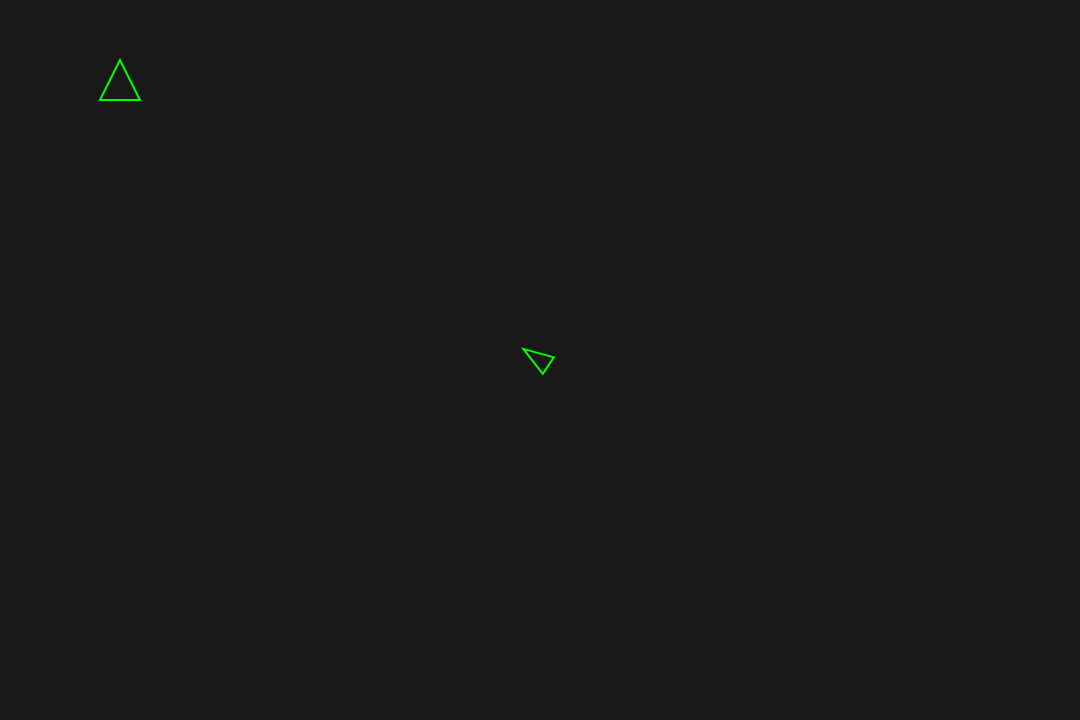
Frame 1 (no input)
Frame 60 (no input): identical to frame 1, image omitted
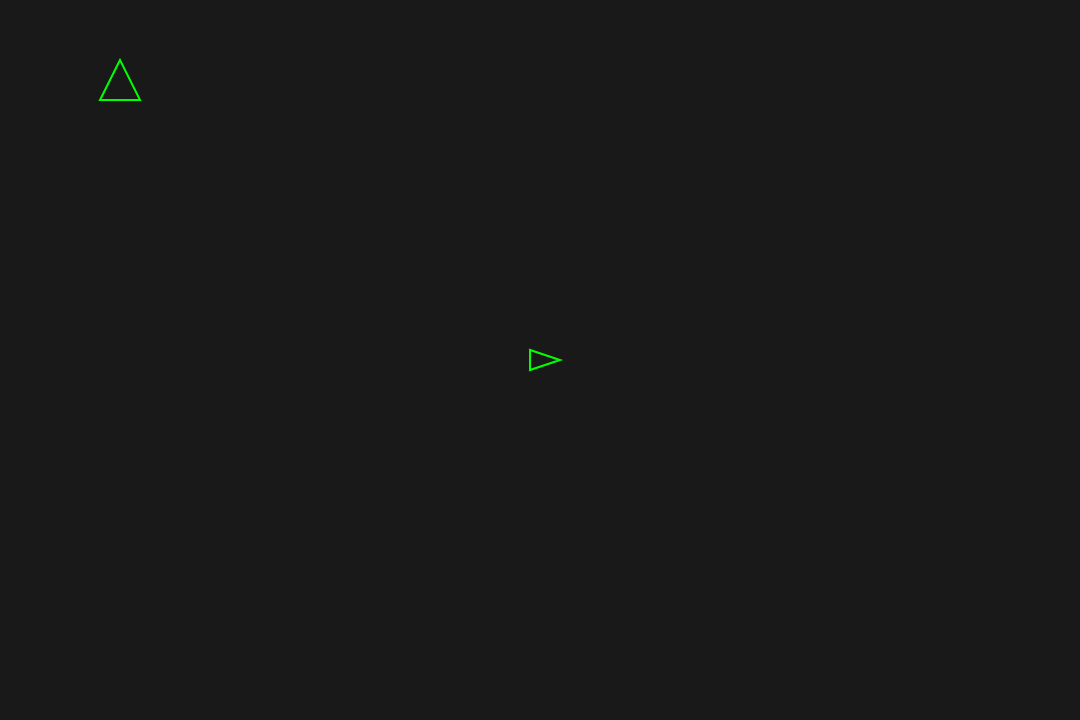
Frame 120 (the mouse pressed at the canvas centre since frame 60)

The p5.js sketch that drew these frames (run headless with seeded random() and noise() and a simulated clock; from frame 60 on, the mouse is pressed at the canvas centre):

// p5.js sketch
// ── sketch.js
var left = false;
var right = false;
var up = false;
var down = false;

var bullets = [];

var play;

function setup() {
  createCanvas(1080, 720);

  x = width/2;
  y = height/2;

  pos = createVector(width/2, height/2);
  vel = createVector(0, 0);

  background(0);

  e = new enemy(200, 200, 20);

  obj = new object(createVector(100, 100), createVector(120, 60), createVector(140, 100));

  play = new player(createVector(width/2, height/2));
}

function mouseClicked() {


  bullets.push(new bullet(play.pos.x, play.pos.y, mouseX-play.pos.x, mouseY-play.pos.y, 5));
}

function keyPressed() {
  if(key == 'a') left = true;
  else if(key == 'd') right = true;
  else if(key == 'w') up = true;
  else if(key == 's') down = true;
}

function keyReleased() {
  if(key == 'a') left = false;
  else if(key == 'd') right = false;
  else if(key == 'w') up = false;
  else if(key == 's') down = false;
}

function draw() {
  background(25);



  if(keyIsDown(LEFT_ARROW) || left) play.vel.x -= 0.5;
  if(keyIsDown(RIGHT_ARROW) || right) play.vel.x += 0.5;
  if(keyIsDown(UP_ARROW) || up) play.vel.y -= 0.5;
  if(keyIsDown(DOWN_ARROW) || down) play.vel.y += 0.5;




  noFill();
  stroke(0, 255, 0);
  strokeWeight(2);

  var angle = atan((mouseY-play.pos.y)/(mouseX-play.pos.x));
  if(mouseX < play.pos.x) angle += PI;
  play.angle = angle;

  play.show();

  for(b = bullets.length-1; b > -1; b--) {
    bullets[b].show(b);
  }


  obj.show();

}

// ── bullet.js
function bullet(x, y, dX, dY, intensity) {

  this.pos = createVector(x, y);
  this.dX = dX;
  this.dY = dY;
  this.posEnd = createVector(this.pos.x + (this.dX*10), this.pos.y + (this.dY*10));
  this.intensity = intensity;

  if(obj.collideLine(this.pos.x, this.pos.y, this.posEnd.x, this.posEnd.y)) {
    console.log("oof");
  }

  this.show = function(i) {
    stroke(255);
    strokeWeight(this.intensity);



    line(this.pos.x, this.pos.y, this.posEnd.x, this.posEnd.y);

    this.intensity--;

    if(this.intensity < 1) bullets.splice(i, 1);
  }
}

// ── enemy.js
function enemy(x, y, r) {
  this.pos = createVector(x, y);
  this.r = r;

  this.show = function() {
      stroke(255, 0, 0);
      strokeWeight(2);

      ellipse(this.pos.x, this.pos.y, r*2);
  }
}

// ── object.js
function object(...points) {
  this.points = points;

  this.show = function() {
    strokeWeight(2);
    stroke(0, 255, 0);

    beginShape();
    for(i = 0; i < points.length; i++) {
      vertex(points[i].x, points[i].y);
    }
    endShape(CLOSE);
  }

  this.collideLine = function(x1, y1, x2, y2) {
    for(i = 0; i < points.length; i++) {
      if(i == points.length-1) {
        if(this.lineline(x1, y1, x2, y2, points[i].x, points[i].y, points[0].x, [points[0].y])) return true;
      } else {
        if(this.lineline(x1, y1, x2, y2, points[i].x, points[i].y, points[i+1].x, [points[i+1].y])) return true;
      }
    }
    return false;
  }

  this.lineline = function(x1, y1, x2, y2, x3, y3, x4, y4) {
    var uA = ((x4-x3)*(y1-y3) - (y4-y3)*(x1-x3)) / ((y4-y3)*(x2-x1) - (x4-x3)*(y2-y1));
    var uB = ((x2-x1)*(y1-y3) - (y2-y1)*(x1-x3)) / ((y4-y3)*(x2-x1) - (x4-x3)*(y2-y1));

    return uA >= 0 && uA <= 1 && uB >= 0 && uB <= 1;
  }
}

// ── player.js
function player(pos, name) {
  this.pos = pos;
  this.vel = createVector(0, 0);
  this.angle = 0;

  this.name = name;

  this.show = function() {
    if(this.vel.x < -5) this.vel.x = -5;
    else if(this.vel.x > 5) this.vel.x = 5;
    if(this.vel.y < -5) this.vel.y = -5;
    else if(this.vel.y > 5) this.vel.y = 5;

    this.pos.add(this.vel);

    push();
    translate(this.pos.x, this.pos.y)

    rotate(this.angle);
    triangle(-10, -10, -10, 10, 20, 0);

    pop();

    this.vel.mult(0.95);
  }

}
